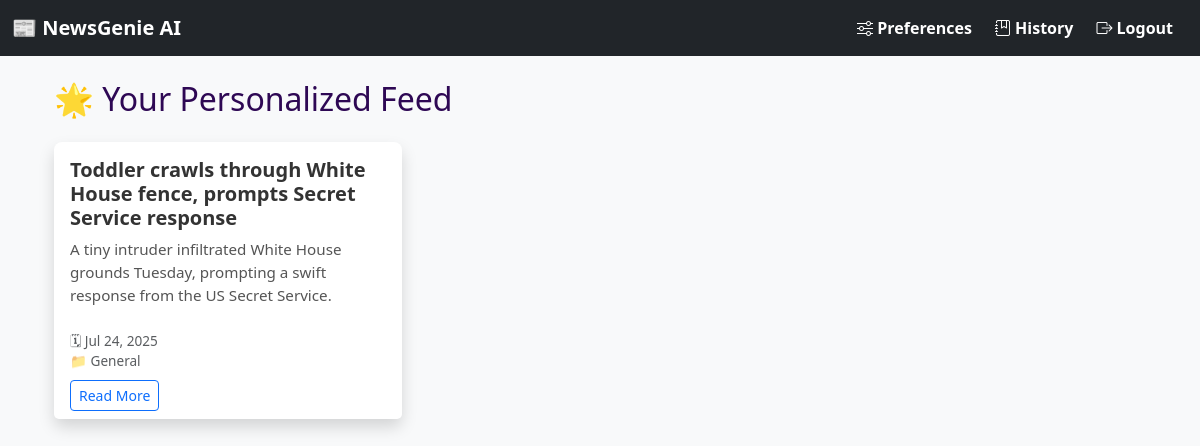
/feed/ (signed in), run on an earlier commit of the app's database.
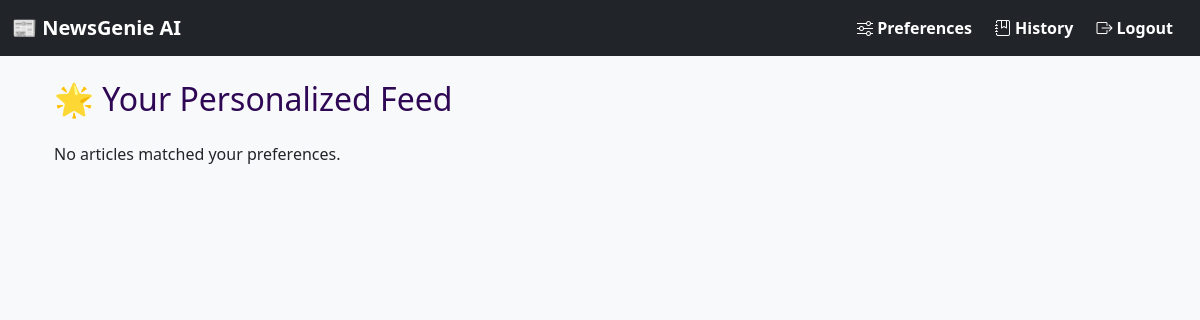
And on a later commit of the database.
### news/models.py (models this page shows, shortened)
class Article(models.Model):
    title = models.CharField(max_length=200)
    content = models.TextField()
    summary = models.TextField(blank=True, null=True)
    source_url = models.URLField()
    category = models.ForeignKey(Category, on_delete=models.CASCADE)
    published_date = models.DateTimeField(default=timezone.now)
    created_at = models.DateTimeField(auto_now_add=True)
    audio_file = models.FileField(upload_to='news_audio/', blank=True, null=True)
    link = models.URLField(max_length=500, unique=True, null=True, blank=True)
    source = models.CharField(max_length=100, default='Unknown')
    approved = models.BooleanField(default=False)
    class Meta:
        ordering = ['-published_date']

class Category(models.Model):
    name = models.CharField(max_length=100)
    description = models.TextField(blank=True)
    class Meta:
        verbose_name_plural = "Categories"

### news/views.py (the view)
# urls.py: path('feed/', views.personalized_feed, name='personalized_feed'),
@login_required
def personalized_feed(request):
    try:
        preferences = request.user.userpreference.categories.all()
        articles = Article.objects.filter(category__in=preferences, approved=True).order_by('-created_at')
    except UserPreference.DoesNotExist:
        articles = Article.objects.none()
    paginator = Paginator(articles, 6)
    page_number = request.GET.get('page')
    page_obj = paginator.get_page(page_number)
    return render(request, 'news/personalized_feed.html', {
        'articles': page_obj,
        'page_obj': page_obj
    })

### templates/news/personalized_feed.html (shortened to what this page needs)
{% extends 'base.html' %}
{% block content %}
<div class="container mt-4">
    <h2 class="mb-4">🌟 Your Personalized Feed</h2>
    {% if page_obj %}
    <div class="row row-cols-1 row-cols-md-3 g-4">
        {% for article in page_obj %}
        <div class="col">
            <div class="card h-100 shadow rounded-3 border-0">
                <div class="card-body">
                    <h5 class="card-title">{{ article.title }}</h5>
                    <p class="card-text">{{ article.summary|truncatewords:25 }}</p>
                </div>
                <div class="card-footer bg-white border-top-0 text-muted small">
                    <span>🗓 {{ article.created_at|date:"M d, Y" }}</span><br>
                    <span>📁 {{ article.category.name }}</span><br>
                    <a href="{% url 'article_detail' article.pk %}" class="btn btn-sm btn-outline-primary mt-2">Read More</a>
                </div>
            </div>
        </div>
        {% empty %}
        <div class="col-12">
            <p>No personalized articles found.</p>
        </div>
        {% endfor %}
    </div>
    {% else %}
        <p>No articles matched your preferences.</p>
    {% endif %}
</div>
{% endblock %}

What changed in the data, as far as the page shows it:
removed Article: title "Toddler crawls through White House fence, prompts Secret Service response", summary "A tiny intruder infiltrated White House grounds Tuesday, prompting a swift response from the US Secret Service.", created_at "Jul 24, 2025", category.name "General"
Also different on the page:
text now shown: "No articles matched your preferences."
